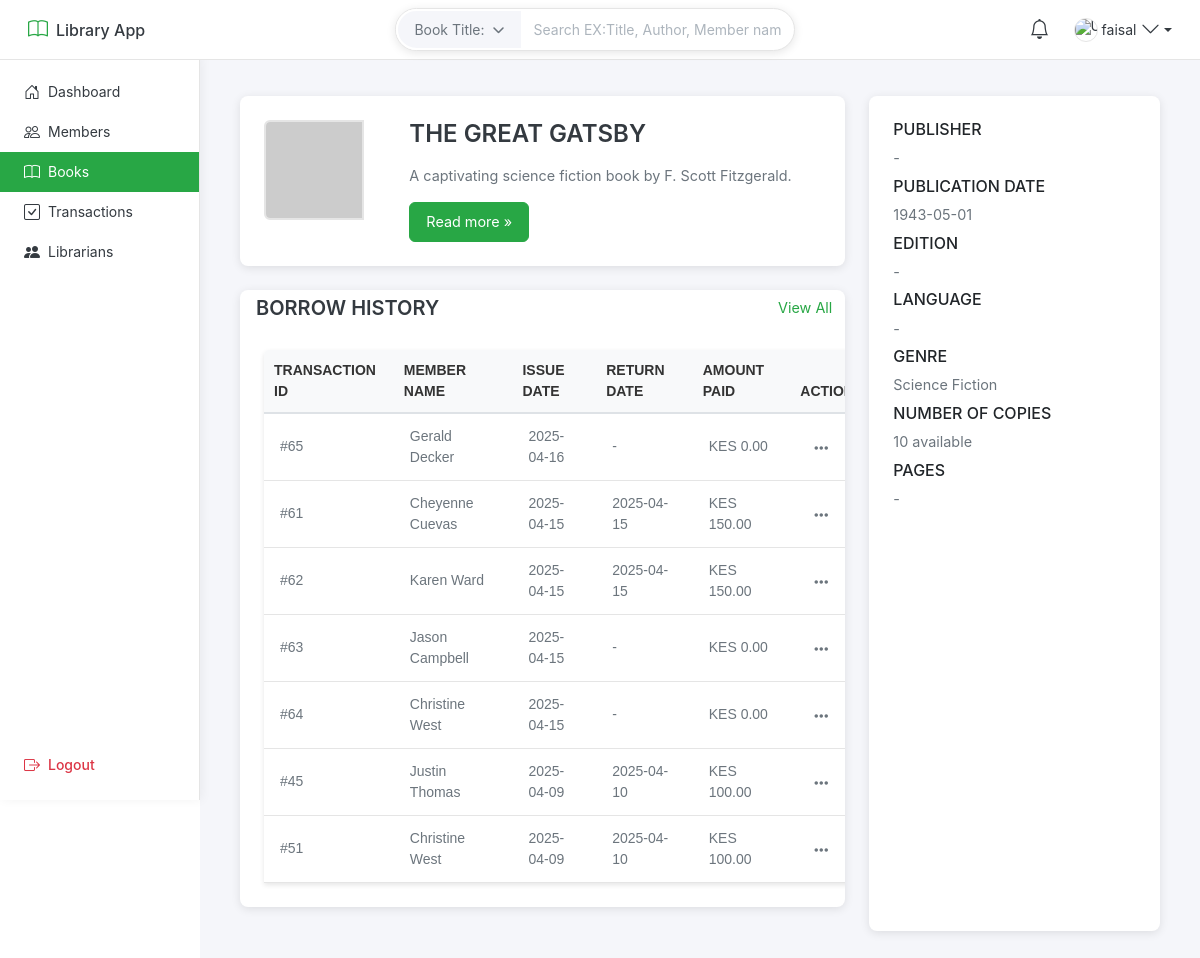
Screenshot of /book/1/ (signed in) with the database file from the repository.
### base/models.py (models this page shows, shortened)
class Book(models.Model):
    title = models.CharField(max_length=255)
    author = models.CharField(max_length=255)
    genre = models.CharField(max_length=100, blank=True, null=True)
    isbn = models.CharField(max_length=20, unique=True, blank=True, null=True)
    publication_date = models.DateField(blank=True, null=True)
    description = models.TextField(blank=True, null=True)
    stock = models.PositiveIntegerField(default=0)

class Transaction(models.Model):
    book = models.ForeignKey('Book', on_delete=models.CASCADE)
    member = models.ForeignKey('Member', on_delete=models.CASCADE)
    issue_date = models.DateField(auto_now_add=True)
    return_date = models.DateField(blank=True, null=True)
    fee = models.DecimalField(max_digits=10, decimal_places=2, blank=True, null=True, default=150)
    amount_paid = models.DecimalField(max_digits=10, decimal_places=2, blank=True, null=True, default=0)
    balance = models.DecimalField(max_digits=10, decimal_places=2, default=0)

class Member(models.Model):
    name = models.CharField(max_length=255)
    email = models.EmailField(unique=True)
    phone_number = models.CharField(max_length=15, blank=True, null=True)
    address = models.TextField(blank=True, null=True)
    membership_date = models.DateField(auto_now_add=True)
    outstanding_debt = models.DecimalField(max_digits=10, decimal_places=2, default=0.00)

### base/views.py (the view, shortened to what this page needs)
# urls.py: path('book/<int:book_id>/', views.book_details_page, name='book_details'),
@login_required(login_url='/login/')
def book_details_page(request, book_id):
    book = get_object_or_404(Book, id=book_id)
    transactions = Transaction.objects.filter(book=book).order_by('-issue_date')
    for transaction in transactions:
        print(transaction.id, transaction.return_date)
    return render(request, 'book_details.html', {'book': book, 'transactions': transactions, 'b_d': 'b_d'})

### templates/book_details.html (shortened to what this page needs)
{% extends 'base.html' %}
{% load static%}
{% block content %}
<div class="container">
  <div class="row">
    <div class="col-md-8 d-flex flex-column">
      <div class="card flex-grow-1 mb-4">
        <div class="card-body">
          <div class="row">
            <div class="col-md-3">
              <img src="https://placehold.co/400" alt="{{ book.title }}" class="img-fluid rounded-start" />
            </div>
            <div class="col-md-9">
              <h2 class="card-title">{{ book.title }}</h2>
              <p class="card-text">{{ book.description|default:'No description available.' }}</p>
              <a href="#" class="btn btn-primary">Read more &raquo;</a>
            </div>
          </div>
        </div>
      </div>
      <div class="card flex-grow-1 transactions-table-section mb-4">
         <div class="d-flex justify-content-between align-items-center">
    <h3 class="ps-3">BORROW HISTORY</h3>
    <a href="{% url 'transaction_list' %}?book_id={{ book.id }}" class="btn btn-link">View All</a>
  </div>
        <div class="card-body overflow-auto table-wrapper">
          <table class="table transactions-table custom-table">
            <thead>
              <tr>
                <th>Transaction ID</th>
                <th>Member Name</th>
                <th>Issue Date</th>
                <th>Return Date</th>
                <th>Amount Paid</th>
                <th>Action</th>
              </tr>
            </thead>
            <tbody>
              {% for transaction in transactions %}
              <tr>
                <td>#{{ transaction.id }}</td>
                <td>{{ transaction.member.name }}</td>
                <td>{{ transaction.issue_date|date:"Y-m-d" }}</td>
                <td>{{ transaction.return_date|date:"Y-m-d"|default:'-' }}</td>
                <td>KES {{ transaction.amount_paid|default:'0.00' }}</td>
                <td>
                    <div class="dropdown">
                        <button class="action-dropdown-btn" type="button" id="transactionActionsDropdown-{{transaction.id}}" data-bs-toggle="dropdown" aria-expanded="false">
                            <i class="fas fa-ellipsis-h"></i>
                        </button>
                    </div>
                </td>
              </tr>
              {% endfor %}
            </tbody>
          </table>
        </div>
      </div>
    </div>
    <div class="col-md-4 d-flex flex-column">
      <div class="card flex-grow-1">
        <div class="card-body">
          <h6>PUBLISHER</h6>
          <p>{{ book.publisher|default:'-' }}</p>
          <h6>PUBLICATION DATE</h6>
          <p>{{ book.publication_date|date:"Y-m-d"|default:'-' }}</p>
          <h6>EDITION</h6>
          <p>{{ book.edition|default:'-' }}</p>
          <h6>LANGUAGE</h6>
          <p>{{ book.language|default:'-' }}</p>
          <h6>GENRE</h6>
          <p>{{ book.genre|default:'-' }}</p>
          <h6>NUMBER OF COPIES</h6>
          <p>{{ book.stock }} available</p>
          <h6>PAGES</h6>
          <p>{{ book.pages|default:'-' }}</p>
        </div>
      </div>
    </div>
  </div>
</div>
  </div>
</div>
{% endblock %}

### templates/base.html (shortened to what this page needs)
{% load static %}
<!DOCTYPE html>
<html lang="en">
<head>
  <link href="https://cdn.jsdelivr.net/npm/bootstrap@5.3.3/dist/css/bootstrap.min.css" rel="stylesheet">
  <link href="https://cdn.jsdelivr.net/npm/bootstrap-icons@1.11.3/font/bootstrap-icons.min.css" rel="stylesheet">
  <link rel="stylesheet" href="https://cdnjs.cloudflare.com/ajax/libs/font-awesome/6.5.1/css/all.min.css" />
  <link rel="stylesheet" href="{% static 'css/main.css' %}" >
</head>
<body>
<nav class="navbar navbar-light bg-white fixed-top">
  <div class="container-fluid">
    <div class="navbar-logo d-flex align-items-center">
      <a class="navbar-brand d-flex align-items-center" href="/">
        <i class="bi bi-book me-2"></i>
        <span>Library App</span>
      </a>
    </div>
<form class="search-form w-100 d-none" style=" position: relative;{% if not user.is_authenticated %} display: none !important; {% endif %}" >
  <div class="input-group modern-search-bar">
    <div class="general-search-filter-wrapper">
      <button class="general-search-type-btn" type="button">
        <span class="general-search-filter-display">Book Title: </span>
        <i class="fas fa-chevron-down"></i>
      </button>
    </div>
    <input
      type="text"
      id="search-query"
      class="form-control border-start-0"
      placeholder="Search EX:Title, Author, Member name..."
      aria-label="Search"
    />
  </div>
</form>
    <div class="navbar-right d-flex align-items-center">
      {% if user.is_authenticated%}
      <a class="nav-link me-2 d-none d-md-block" href="#">
        <i class="bi bi-bell"></i>
      </a>
      {% endif %}
      <div class="dropdown user-profile">
        {% if user.is_authenticated %}
        <a
          class="nav-link dropdown-toggle d-flex align-items-center"
          href="#"
          id="userDropdown"
          role="button"
          data-bs-toggle="dropdown"
          aria-expanded="false"
        >
          <img
            src="https://avatar.iran.liara.run/public"
            alt="User Avatar"
            class="rounded-circle me-1"
            width="32"
            height="32"
          >
          <span>{{ user.username }}</span>
          <i class="bi bi-chevron-down ms-1"></i>
        </a>
        {% else %}
        <button class="btn btn-success login-btn" data-bs-toggle="modal" data-bs-target="#loginModal">
                <i class="fas fa-sign-in-alt"></i> login
            </button>
        {% endif %}
      </div>
    </div>
  </div>
</nav>
{% if user.is_authenticated %}
  <div class="d-flex">
    {% endif %}
    <div class="sidebar d-md-block" style="{% if not user.is_authenticated %} display: none !important; {% endif %}">
      <ul class="nav flex-column">
        <li class="nav-item">
          <a class="nav-link {% if d %} active {% endif %}" href="{% url 'dashboard'%}">
            <i class="bi bi-house-door me-2"></i>
            Dashboard
          </a>
        </li>
        <li class="nav-item">
          <a class="nav-link {% if '/members/' in request.path or m_d %}active{% endif %}" href="{% url 'member_list' %}">
            <i class="bi bi-people me-2"></i>
            Members
          </a>
        </li>
        <li class="nav-item">
          <a class="nav-link {% if '/books/' in request.path or b_d %}active{% endif %}" href="{% url 'book_list' %}">
            <i class="bi bi-book me-2"></i>
            Books
          </a>
        </li>
        <li class="nav-item">
          <a class="nav-link {% if '/transactions/' in request.path %}active{% endif %}" href="{% url 'transaction_list' %}">
            <i class="bi bi-check-square me-2"></i>
            Transactions
          </a>
        </li>
        {% if user.is_staff %}
        <li class="nav-item">
          <a class="nav-link {% if '/librarians/' in request.path %} active {% endif%}" href="{% url 'librarian_list' %}">
            <i class="bi bi-people-fill me-2"></i>
            Librarians
          </a>
        </li>
        {% endif %}
        <li class="nav-item mt-auto">
          <a class="nav-link logout logout-btn" href="#">
            <i class="bi bi-box-arrow-right me-2"></i>
            Logout
          </a>
        </li>
      </ul>
    </div>
{% if not user.is_authenticated %}
{% include '403_page.html' %}
{% else %}
<div class="content flex-grow-1">
  <div class="dashboard-section p-3">
{% block content %}
{% endblock %}
  </div>
{% endif %}
</body>
</html>

### rows the page displays
Book: title "THE GREAT GATSBY", description "A captivating science fiction book by F. Scott Fitzgerald.", publication_date "1943-05-01", genre "Science Fiction", stock "10"

### other values shown
{{ user.username }} "faisal"
{{ book.publisher|default:'-' }} "-"
{{ book.edition|default:'-' }} "-"
{{ book.language|default:'-' }} "-"
{{ book.pages|default:'-' }} "-"
